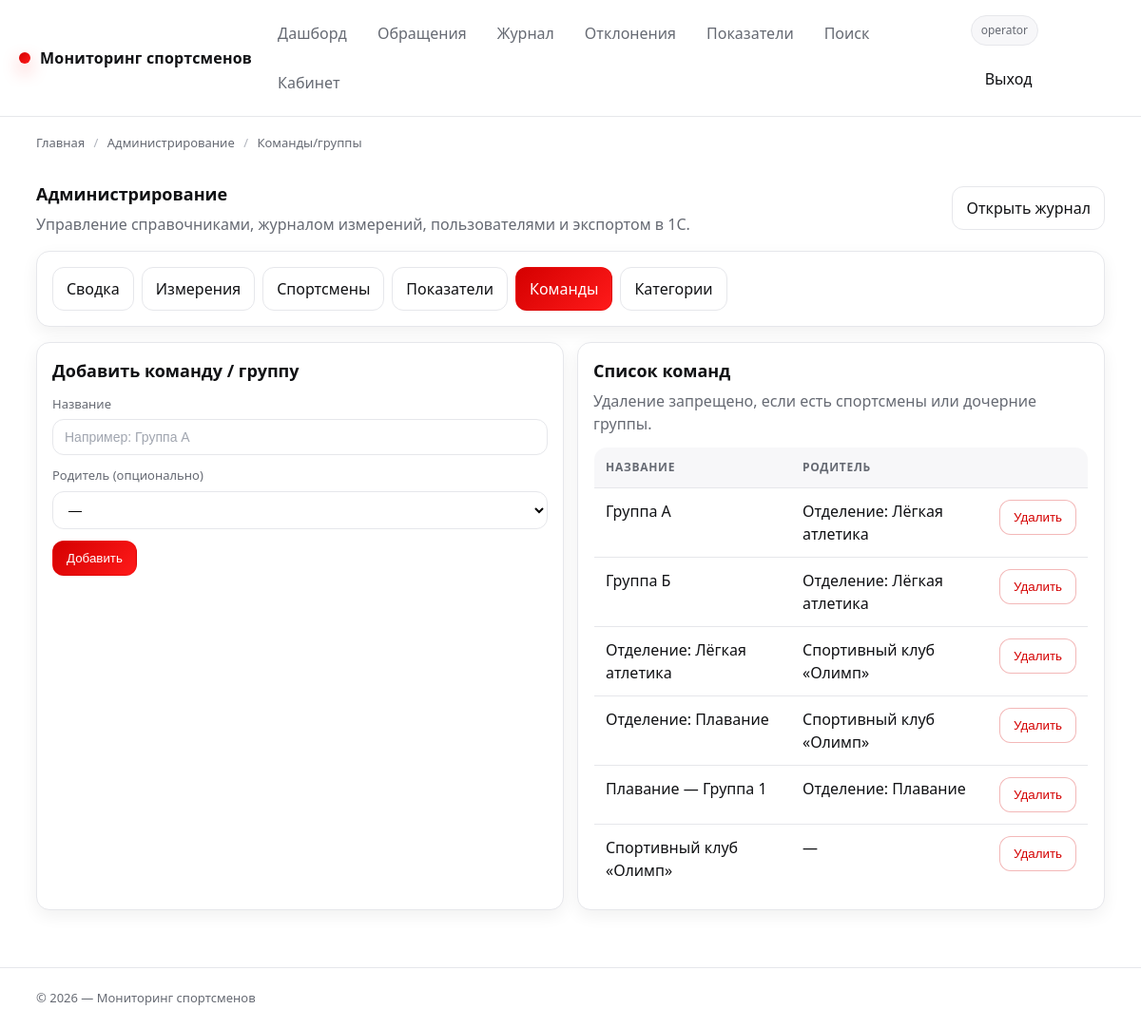
The app's page /admin/teams (signed in) with its own data.
### app/models.py (models this page shows, shortened)
class User(db.Model, UserMixin):
    __tablename__ = "users"
    id = db.Column(db.Integer, primary_key=True)
    username = db.Column(db.String(64), unique=True, nullable=False, index=True)
    email = db.Column(db.String(120), unique=True, nullable=True, index=True)
    password_hash = db.Column(db.String(255), nullable=False)
    role = db.Column(db.String(32), nullable=False, default=ROLE_USER, index=True)
    is_active = db.Column(db.Boolean, nullable=False, default=True)
    created_at = db.Column(db.DateTime, nullable=False, default=datetime.utcnow)
    last_login_at = db.Column(db.DateTime, nullable=True)
    measurements_created = db.relationship(
        "Measurement",
        back_populates="created_by",
        lazy="select",
    )
    feedback_created = db.relationship(
        "Feedback",
        back_populates="author",
        lazy="select",
    )
    exports_created = db.relationship(
        "ExportBatch",
        back_populates="created_by",
        lazy="select",
    )
    teams_managed = db.relationship(
        "Team",
        back_populates="coach",
        lazy="select",
    )
    alerts_closed = db.relationship(
        "Alert",
        back_populates="closed_by",
        lazy="select",
        foreign_keys="Alert.closed_by_id",
    )
    audit_events = db.relationship(
        "AuditLog",
        back_populates="user",
        lazy="select",
    )
    athlete = db.relationship(
        "Athlete",
        back_populates="user",
        uselist=False,
        lazy="select",
    )
    def has_role(self, *roles: str) -> bool:
        return self.role in roles

class Team(db.Model):
    __tablename__ = "teams"
    id = db.Column(db.Integer, primary_key=True)
    name = db.Column(db.String(120), unique=True, nullable=False, index=True)
    coach_id = db.Column(db.Integer, db.ForeignKey("users.id"), nullable=True, index=True)
    coach = db.relationship("User", back_populates="teams_managed", lazy="select")
    parent_id = db.Column(db.Integer, db.ForeignKey("teams.id"), nullable=True)
    parent = db.relationship("Team", remote_side=[id], backref="children")
    is_active = db.Column(db.Boolean, nullable=False, default=True)
    created_at = db.Column(db.DateTime, nullable=False, default=datetime.utcnow)
    athletes = db.relationship("Athlete", back_populates="team", lazy="select")

### app/admin.py (the view)
@bp.get("/teams")
@operator_required
def teams():
    bc = crumbs(
        ("Главная", url_for("routes.index")),
        ("Администрирование", url_for("admin.dashboard")),
        ("Команды/группы", ""),
    )
    items = Team.query.order_by(Team.name.asc()).all()
    parents = Team.query.order_by(Team.name.asc()).all()
    ctx = _common_admin_context("teams")
    ctx.update({"breadcrumbs": bc, "items": items, "parents": parents})
    return render_template("admin.html", **ctx)

### app/__init__.py (called while the page is built)
@login_manager.user_loader
def load_user(user_id: str):
    try:
        return db.session.get(User, int(user_id))
    except Exception:
        return None

### app/admin.py (called while the page is built)
def _common_admin_context(active_view: str) -> dict:
    return {
        "active_view": active_view,
        "roles": [ROLE_ADMIN, ROLE_DOCTOR, ROLE_COACH, ROLE_OPERATOR, ROLE_USER],
        "source_codes": [SOURCE_CODE_MANUAL, SOURCE_CODE_CSV, SOURCE_CODE_DEVICE, SOURCE_CODE_1C],
    }

### app/auth.py (called while the page is built)
def roles_required(*roles: str) -> Callable:
    allowed = set(roles)
    def decorator(fn: Callable) -> Callable:
        @wraps(fn)
        def wrapper(*args, **kwargs):
            if not current_user.is_authenticated:
                return redirect(url_for("auth.login", next=request.full_path))
            if not getattr(current_user, "is_active", True):
                abort(403)
            if not getattr(current_user, "has_role", None) or not current_user.has_role(*allowed):
                abort(403)
            return fn(*args, **kwargs)
        return wrapper
    return decorator

### app/permissions.py (called while the page is built)
def _is_active_user(user: Optional[User]) -> bool:
    return bool(user and getattr(user, "is_authenticated", False) and getattr(user, "is_active", True))

def has_role(user: Optional[User], *roles: str) -> bool:
    if not _is_active_user(user):
        return False
    return bool(getattr(user, "has_role", lambda *_: False)(*roles))

def is_admin(user: Optional[User]) -> bool:
    return has_role(user, ROLE_ADMIN)

def is_doctor(user: Optional[User]) -> bool:
    return has_role(user, ROLE_DOCTOR)

def is_coach(user: Optional[User]) -> bool:
    return has_role(user, ROLE_COACH)

def is_operator(user: Optional[User]) -> bool:
    return has_role(user, ROLE_OPERATOR)

def is_user(user: Optional[User]) -> bool:
    return has_role(user, ROLE_USER)

def is_staff(user: Optional[User]) -> bool:
    return has_role(user, ROLE_ADMIN, ROLE_DOCTOR, ROLE_COACH, ROLE_OPERATOR)

### app/utils.py (called while the page is built)
def crumbs(*items: Tuple[str, str]) -> List[Dict[str, str]]:
    return [{"title": title, "url": url or ""} for title, url in items]

### app/templates/admin.html (shortened to what this page needs)
{% extends "base.html" %}
{% block content %}
  <div class="row space-between">
    <div>
      <h1 class="card__title" style="margin:0;">Администрирование</h1>
      <p class="card__subtitle" style="margin:6px 0 0;">
        Управление справочниками, журналом измерений, пользователями и экспортом в 1С.
      </p>
    </div>
    <div class="row">
      <a class="btn" href="{{ url_for('routes.catalog') }}">Открыть журнал</a>
    </div>
  </div>
  <div class="mt-16 card">
    <div class="card__body">
      <div class="row" style="gap:8px;">
        <a class="btn {% if active_view=='dashboard' %}btn--primary{% endif %}" href="{{ url_for('admin.dashboard') }}">Сводка</a>
        {% if is_staff %}
          <a class="btn {% if active_view in ['measurements'] %}btn--primary{% endif %}" href="{{ url_for('admin.measurements') }}">Измерения</a>
        {% endif %}
        {% if is_admin or is_operator %}
          <a class="btn {% if active_view in ['athletes','athletes_edit'] %}btn--primary{% endif %}" href="{{ url_for('admin.athletes') }}">Спортсмены</a>
          <a class="btn {% if active_view in ['indicators','indicators_edit'] %}btn--primary{% endif %}" href="{{ url_for('admin.indicators') }}">Показатели</a>
          <a class="btn {% if active_view=='teams' %}btn--primary{% endif %}" href="{{ url_for('admin.teams') }}">Команды</a>
          <a class="btn {% if active_view=='indicator_categories' %}btn--primary{% endif %}" href="{{ url_for('admin.indicator_categories') }}">Категории</a>
        {% endif %}
      </div>
    </div>
  </div>
  {% if active_view == "teams" %}
    <div class="grid grid--2 mt-16">
      <div class="card">
        <div class="card__body">
          <h2 class="card__title">Добавить команду / группу</h2>
          <form class="form mt-12" method="post" action="{{ url_for('admin.teams_create') }}">
            <div class="field">
              <label>Название</label>
              <input class="input" name="name" placeholder="Например: Группа А" required>
            </div>
            <div class="field">
              <label>Родитель (опционально)</label>
              <select name="parent_id">
                <option value="">—</option>
              </select>
            </div>
            <div class="row">
              <button class="btn btn--primary" type="submit">Добавить</button>
            </div>
          </form>
        </div>
      </div>
      <div class="card">
        <div class="card__body">
          <h2 class="card__title">Список команд</h2>
          <p class="card__subtitle">Удаление запрещено, если есть спортсмены или дочерние группы.</p>
          <table class="table mt-12">
            <thead>
              <tr>
                <th>Название</th>
                <th>Родитель</th>
                <th></th>
              </tr>
            </thead>
            <tbody>
              {% for t in items %}
                <tr>
                  <td>{{ t.name }}</td>
                  <td>{{ t.parent.name if t.parent else "—" }}</td>
                  <td style="text-align:right;">
                    <form method="post" action="{{ url_for('admin.teams_delete', team_id=t.id) }}" style="display:inline;">
                      <button class="btn btn--danger" data-confirm="Удалить команду '{{ t.name }}'?" type="submit">Удалить</button>
                    </form>
                  </td>
                </tr>
              {% endfor %}
            </tbody>
          </table>
        </div>
      </div>
    </div>
  {% endif %}
{% endblock %}

### app/templates/partials/_nav.html (shortened to what this page needs)
<header class="header">
  <div class="container header__inner">
    <a class="brand" href="{{ url_for('routes.index') }}">
      <span class="brand__dot" aria-hidden="true"></span>
      <span>{{ APP_TITLE or "Мониторинг спортсменов" }}</span>
    </a>
    <nav class="nav" aria-label="Навигация">
      {% if is_authenticated %}
        <a href="{{ url_for('routes.index') }}"
           class="{% if request.endpoint == 'routes.index' %}is-active{% endif %}">
          Дашборд
        </a>
      {% endif %}
      <a href="{{ url_for('feedback.feedback_home') }}"
         class="{% if request.endpoint and request.endpoint.startswith('feedback.') %}is-active{% endif %}">
        Обращения
      </a>
      {% if is_staff %}
        <a href="{{ url_for('routes.catalog') }}"
           class="{% if request.endpoint == 'routes.catalog' %}is-active{% endif %}">
          Журнал
        </a>
        <a href="{{ url_for('routes.offers') }}"
           class="{% if request.endpoint == 'routes.offers' %}is-active{% endif %}">
          Отклонения
        </a>
        {% if is_admin or is_doctor or is_operator %}
          <a href="{{ url_for('routes.categories') }}"
             class="{% if request.endpoint == 'routes.categories' %}is-active{% endif %}">
            Показатели
          </a>
        {% endif %}
        <a href="{{ url_for('routes.search') }}"
           class="{% if request.endpoint == 'routes.search' %}is-active{% endif %}">
          Поиск
        </a>
      {% endif %}
      {% if current_user.is_authenticated %}
        <a href="{{ url_for('cabinet.cabinet_home') }}"
           class="{% if request.endpoint and request.endpoint.startswith('cabinet.') %}is-active{% endif %}">
          Кабинет
        </a>
      {% endif %}
    </nav>
    <div class="row">
      {% if current_user.is_authenticated %}
        <span class="badge" data-tip="Роль: {{ current_user.role }}">
          {{ current_user.username }}
        </span>
        <a class="btn btn--ghost" href="{{ url_for('auth.logout') }}">Выход</a>
      {% else %}
        <a class="btn" href="{{ url_for('auth.login') }}">Вход</a>
        <a class="btn btn--primary" href="{{ url_for('auth.register') }}">Регистрация</a>
      {% endif %}
    </div>
  </div>
</header>

### app/static/css/style.css (style rules this page uses)
:root { --bg:#ffffff; --surface:#f7f7f9; --surface-2:#ffffff; --text:#101114; --muted:#666a73; --border:#e6e7eb; --red:#d40000; --red-strong:#ff1a1a; --red-soft:#ffe7e7; --green:#0a7a2f; --yellow:#c48a00; --shadow:0 10px 28px rgba(16,17,20,.08); --shadow-sm:0 6px 18px rgba(16,17,20,.06); --radius:14px; --radius-sm:10px; --container:1160px; --focus:0 0 0 4px rgba(255,26,26,.25); }
* { box-sizing:border-box }
html,body { height:100% }
body { margin:0; font-family:ui-sans-serif,system-ui,-apple-system,Segoe UI,Roboto,Arial,"Apple Color Emoji","Segoe UI Emoji"; color:var(--text); background:var(--bg); line-height:1.5; -webkit-font-smoothing:antialiased; text-rendering:optimizeLegibility; }
a { color:inherit;text-decoration:none }
.container { max-width:var(--container); margin:0 auto; padding:0 18px; }
.header { position:sticky; top:0; z-index:50; background:rgba(255,255,255,.86); backdrop-filter:blur(10px); border-bottom:1px solid var(--border); }
.header__inner { display:flex; align-items:center; justify-content:space-between; padding:14px 0; gap:16px; }
.brand { display:flex; align-items:center; gap:10px; font-weight:800; letter-spacing:.2px; white-space:nowrap; }
.brand__dot { width:12px; height:12px; border-radius:999px; background:linear-gradient(135deg,var(--red),var(--red-strong)); box-shadow:0 8px 18px rgba(255,26,26,.35); }
.nav { display:flex; gap:10px; flex-wrap:wrap; align-items:center; }
.nav a { padding:8px 10px; border-radius:10px; color:var(--muted); transition:background .15s ease,color .15s ease,border-color .15s ease; border:1px solid transparent; }
.btn { display:inline-flex; align-items:center; justify-content:center; gap:8px; border:1px solid var(--border); background:var(--surface-2); color:var(--text); padding:10px 14px; border-radius:12px; cursor:pointer; box-shadow:none; transition:transform .15s ease,box-shadow .15s ease,border-color .15s ease,background .15s ease; user-select:none; -webkit-tap-highlight-color:transparent; }
.btn--primary { border:1px solid rgba(212,0,0,.22); background:linear-gradient(135deg,var(--red),var(--red-strong)); color:#fff; }
.btn--danger { border-color:rgba(212,0,0,.28); background:#fff; color:var(--red); }
.btn--ghost { background:transparent; border-color:transparent; }
.badge { display:inline-flex; align-items:center; gap:6px; padding:6px 10px; border-radius:999px; font-size:12px; border:1px solid var(--border); background:var(--surface); color:var(--muted); white-space:nowrap; }
.card { border:1px solid var(--border); background:var(--surface-2); border-radius:var(--radius); box-shadow:var(--shadow-sm); }
.card__body { padding:16px }
.card__title { margin:0; font-size:18px; font-weight:800; }
.card__subtitle { margin:6px 0 0; color:var(--muted); }
.grid { display:grid;gap:14px }
.grid--2 { grid-template-columns:repeat(2,minmax(0,1fr)) }
.table { width:100%; border-collapse:collapse; overflow:hidden; border-radius:var(--radius); border:1px solid var(--border); background:#fff; }
.table th,.table td { padding:12px 12px; border-bottom:1px solid var(--border); text-align:left; vertical-align:top; }
.table thead th { font-size:12px; text-transform:uppercase; letter-spacing:.06em; color:var(--muted); background:var(--surface); }
.table tbody tr:last-child td { border-bottom:none }
.form { display:grid;gap:12px }
.field { display:grid;gap:6px }
.field label { font-size:13px; color:var(--muted); }
.input,select,textarea { width:100%; border:1px solid var(--border); background:#fff; padding:10px 12px; border-radius:12px; font-size:14px; transition:border-color .15s ease,box-shadow .15s ease,background .15s ease; }
.input::placeholder,textarea::placeholder { color:#a0a5af }
.row { display:flex;gap:12px;align-items:center;flex-wrap:wrap }
.space-between { justify-content:space-between }
.mt-12 { margin-top:12px }
.mt-16 { margin-top:16px }

### records on screen
User: username "operator"
Team: name "Группа А", parent "Отделение: Лёгкая атлетика"
Team: name "Группа Б", parent "Отделение: Лёгкая атлетика"
Team: name "Отделение: Лёгкая атлетика", parent "Спортивный клуб «Олимп»"
Team: name "Отделение: Плавание", parent "Спортивный клуб «Олимп»"
Team: name "Плавание — Группа 1", parent "Отделение: Плавание"
Team: name "Спортивный клуб «Олимп»", parent "—"

### other values on screen
{{ APP_TITLE or "Мониторинг спортсменов" }} "Мониторинг спортсменов"
{{ item.title }} "Главная" "Администрирование"
{{ item.title }} "Команды/группы"
{{ APP_TITLE or "Мониторинг показателей здоровья спортсменов" }} "Мониторинг спортсменов"
